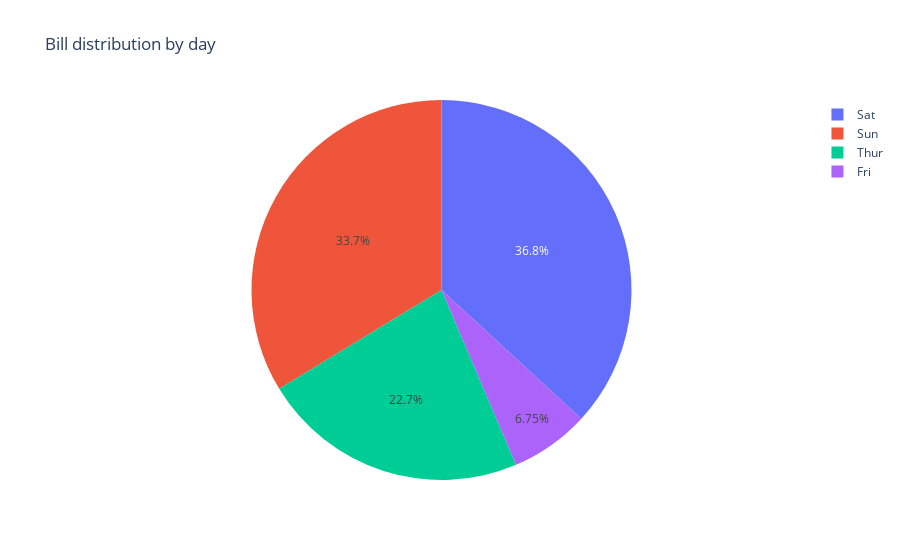

The cell this chart's notebook holds for it:
### Markdown cell above
# Pie Plot

### Code cell
fig = px.pie(df, names = 'day',values = 'total_bill',title = 'Bill distribution by day')
fig.show()

### Figure 1 — Plotly figure (JSON) as saved in the notebook; plotly's stock layout.template omitted (floating-point values rounded to 4 significant figures; data arrays with more than 128 entries replaced by an {"elided": "..."} marker saying what was removed)
{"data": [{"domain": {"x": [0, 1], "y": [0, 1]}, "hovertemplate": "day=%{label}<br>total_bill=%{value}<extra></extra>", "labels": {"elided": "244 str values"}, "legendgroup": "", "name": "", "showlegend": true, "type": "pie", "values": {"elided": "244 float values"}}], "layout": {"legend": {"tracegroupgap": 0}, "title": {"text": "Bill distribution by day"}}}
